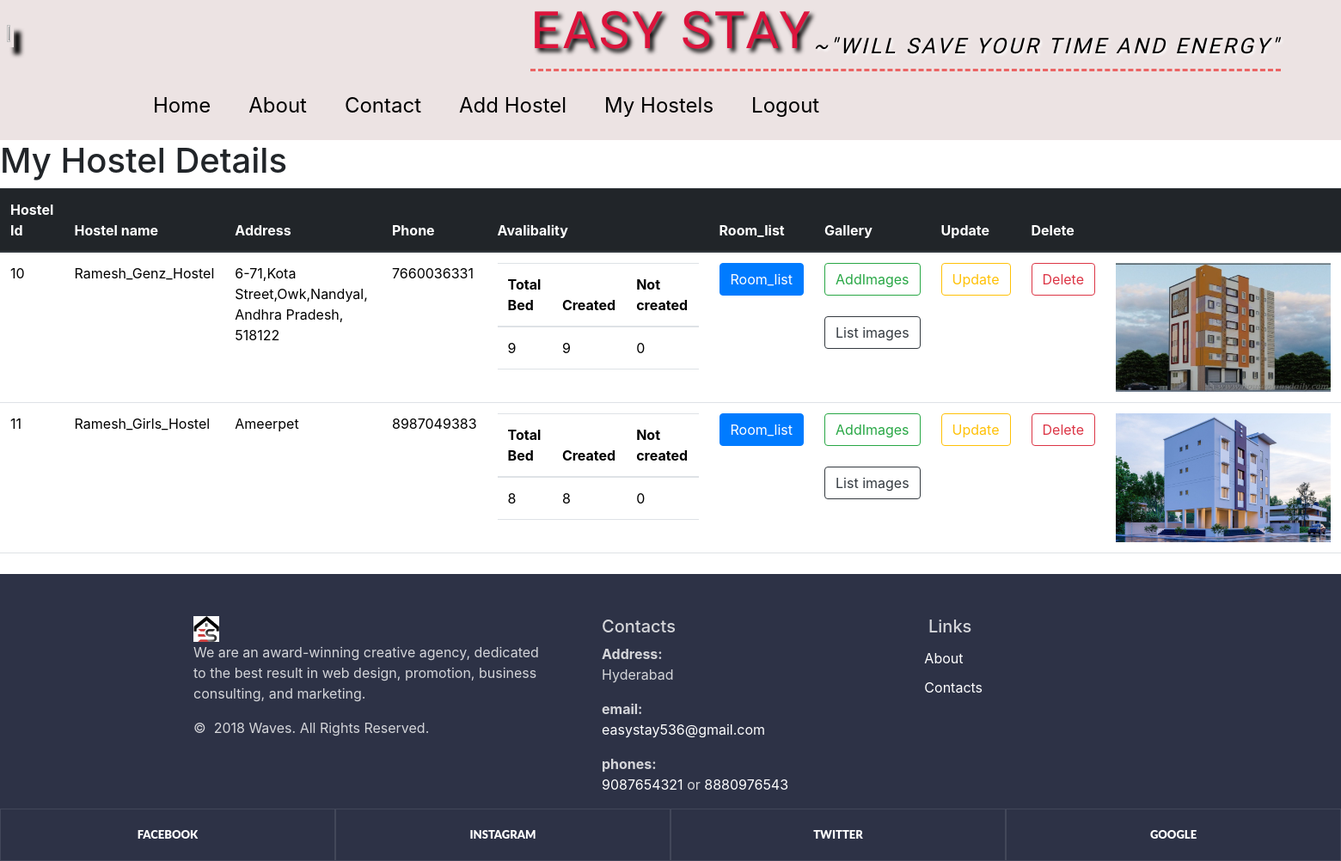
The page /Owner/myhostels/ (signed in) on the database its author committed.
### Owner/models.py (models this page shows, shortened)
class hostel_details_model(models.Model):
    hostel_id=models.AutoField(primary_key=True)
    hostel_name=models.CharField(max_length=20,unique=True)
    address=models.TextField(max_length=100)
    GST=models.CharField(max_length=15,unique=True)
    license=models.CharField(max_length=20,unique=True)
    type_of_hostel=models.CharField(max_length=10,choices=[['Male','Male'],['Female','Female'],['Co_living','Co_living']])
    hostel_owner_name=models.CharField(max_length=30)
    owner_id=models.PositiveIntegerField()
    owner_phone_no=models.PositiveBigIntegerField(unique=True)
    owner_email=models.EmailField(unique=True)
    location=models.CharField(max_length=50,default='Hyderabad')
    image=models.ImageField(upload_to='hostels/')

### Owner/views.py (the view)
@login_required(login_url='/Owner/owner_login')
def my_hostel_details(request):
    res=hostel_details_model.objects.filter(owner_id=request.user.id)
    temp=gallery_model.objects.all()
    hostel= hostel_details_model.objects.filter(owner_id=request.user.id)
    count=[(i.hostel_id,sum([j.num_of_beds for j in rooms_details_model.objects.filter(hostel_id=i)])) for i in hostel]
    count1=[(i.hostel_id,sum([bed_details_model.objects.filter(room_no=j).count() for j in rooms_details_model.objects.filter(hostel_id=i)])) for i in hostel]
    print('total beds','created', "not created",sep='|')
    l=[(k[0][0],k[0][1],k[1][1],(k[0][1])-(k[1][1])) for k in zip(count,count1) if k[0][0]==k[1][0]]
    return render(request,template_name='myhostel.html',context={'hostel_details':res,'images':temp,'available':l})

### Owner/Templates/myhostel.html
{% extends 'home_page.html' %}
{% block content %}
<main>
<div class="">
<div id="main1">
    <h1 id="name11">My Hostel Details</h1>
    {% if hostel_details %}
    <div id="hstl1">
    <table class="table">
        <thead class="thead-dark">
        <tr style="color:blueviolet;">
            <th scope="col">Hostel Id</th>
            <th scope="col">Hostel name</th>
            <th scope="col">Address</th>
            <th scope="col">Phone</th>
            <th scope="col">Avalibality</th>
            <th scope="col">Room_list</th>
            <th scope="col">Gallery</th>
            <th scope="col">Update</th>
            <th scope="col">Delete</th>
            <th scope="col"></th>
        </tr>
    </thead >
    <tbody>
            {% for hostel in hostel_details %}
            <tr>
            <td>{{hostel.hostel_id|title}}</td>
            <td>{{hostel.hostel_name|title}}</td>
            <td>{{hostel.address|title}}</td>
            <td>{{hostel.owner_phone_no|title}}</td>
            <td><table class="table">
                <thead class="thead-green">
                <tr style="color: red;"><th>Total Bed</th>
                    <th scope="col">Created</th>
                    <th scope="col">Not created</th>
                </tr>
            </thead>
            <tbody>
                <tr>
                {% for m in available %} {% if m.0 == hostel.hostel_id %}
                    <td>{{m.1|title}}</td>
                    <td>{{m.2|title}}</td>
                    <td>{{m.3|title}}</td>
                    {% endif %}{% endfor%} </tr>
                </tbody>
            </table></td>
            <td><a href="{% url 'owner:hostel_list' pk=hostel.hostel_id %}"><button class="btn btn-primary">Room_list</button></a></td>
            <td>
                <a href="{% url 'owner:gallery' pk=hostel.hostel_id %}"><button class="btn btn-outline-success">AddImages</button></a><br><br>
                <a href="{% url 'owner:gallery_images' pk=hostel.hostel_id %}"> <button class="btn btn-outline-dark">List images</button></a>
            </td>
            <td><a href="{% url 'owner:hostel_update' pk=hostel.hostel_id %}"><button class="btn btn-outline-warning">Update</button></a></td>
            <td><a href="{% url 'owner:hostel_delete' pk=hostel.hostel_id %}"><button class="btn btn-outline-danger">Delete</button></a></td>
            <td> <img src="{{hostel.image.url}}" alt="" height="150px" width="250px"></td>
        </tr>
            {% endfor %}
    </tbody>
    </table>
    </div>
    {% else %}
</div>
    <h3>Data is not found</h3>
    {% endif %}
</div>
</main>
{% endblock content %}

### rows shown on the page
hostel_details_model: hostel_id "10", hostel_name "Ramesh_Genz_Hostel", address "6-71,Kota Street,Owk,Nandyal, Andhra Pradesh, 518122", owner_phone_no "7660036331", m "9", m "9", m "0", image (picture)
hostel_details_model: hostel_id "11", hostel_name "Ramesh_Girls_Hostel", address "Ameerpet", owner_phone_no "8987049383", m "8", m "8", m "0", image (picture)
